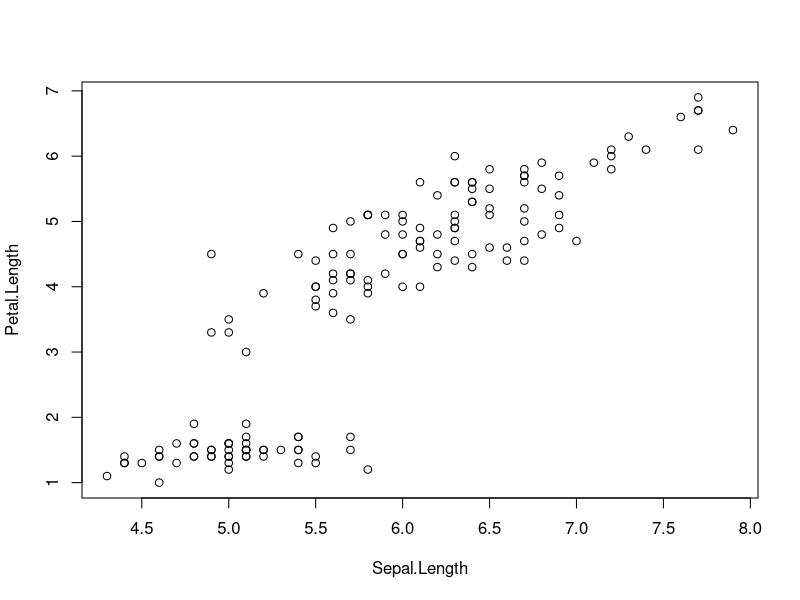
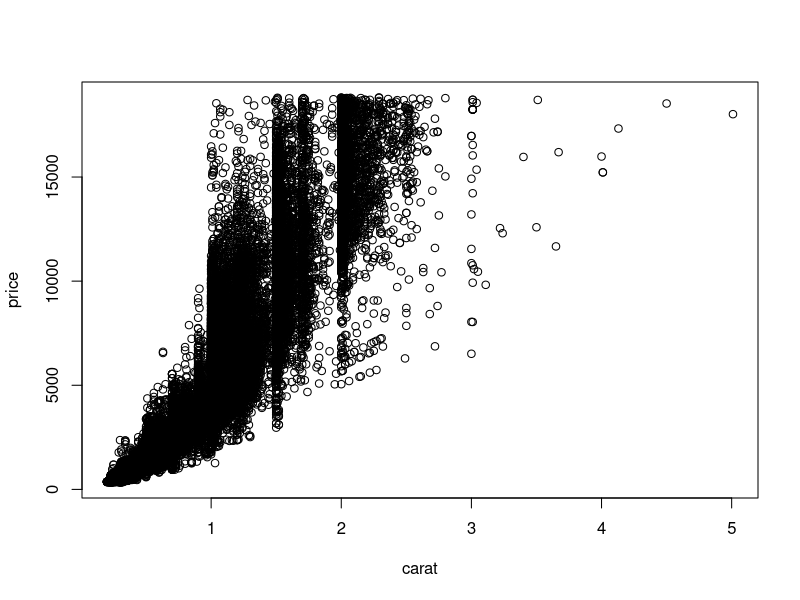
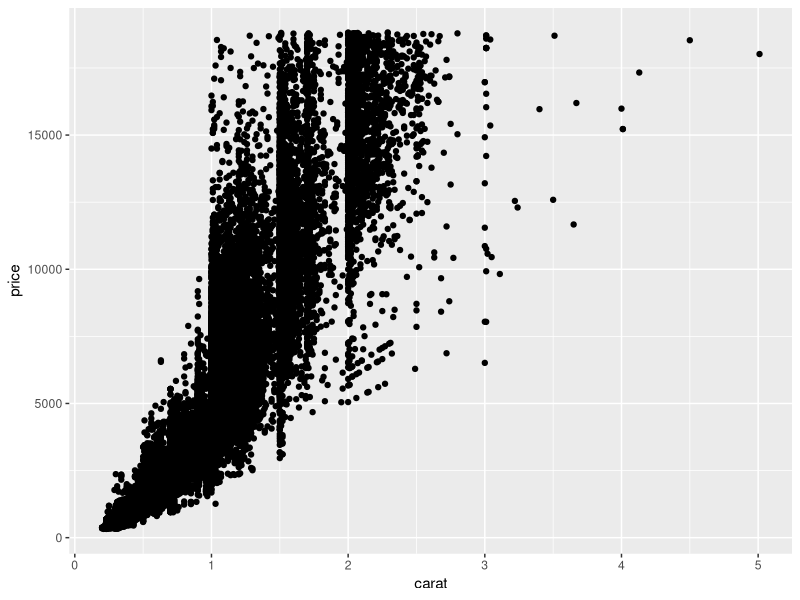
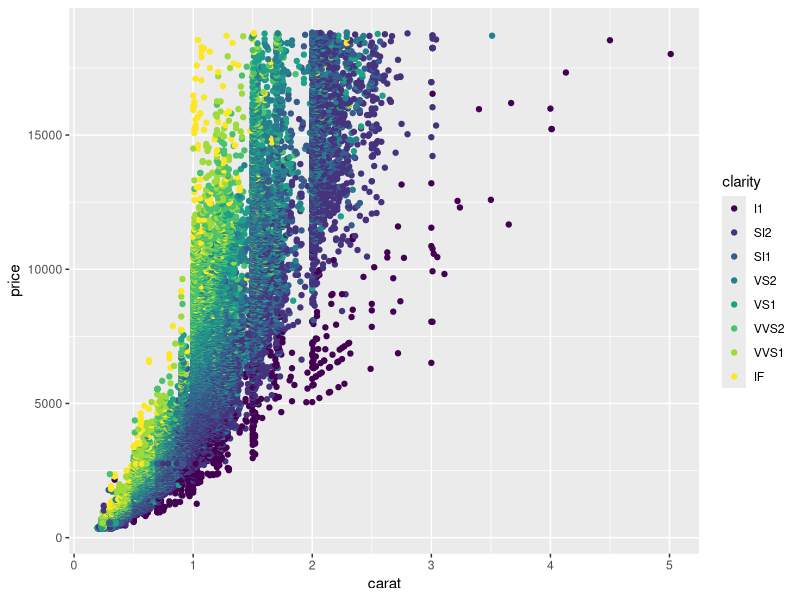
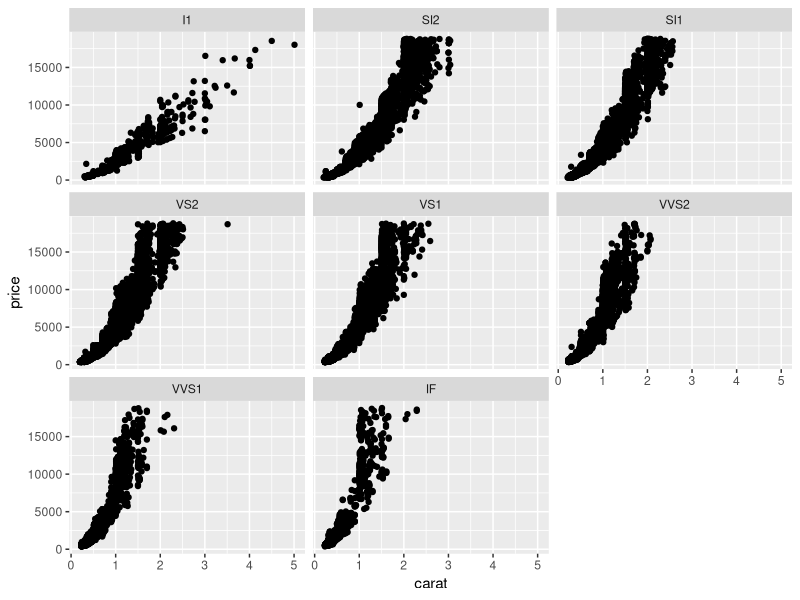
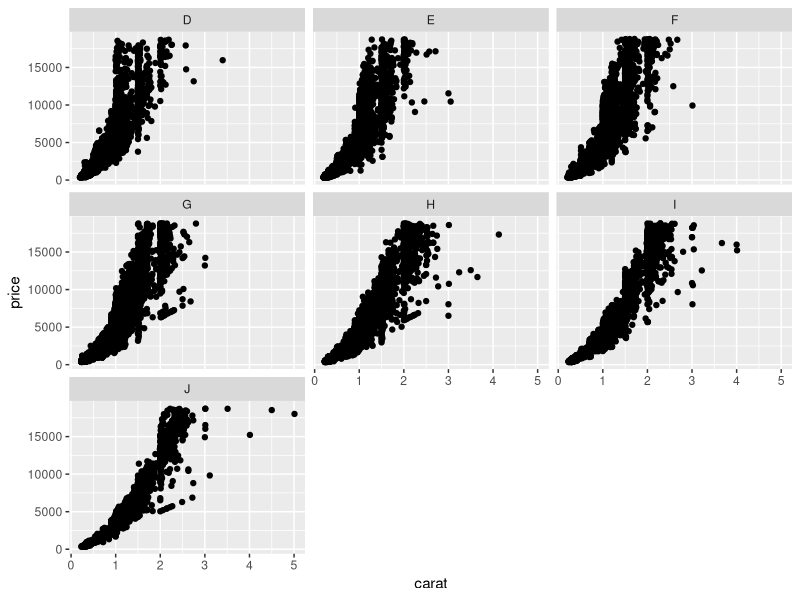
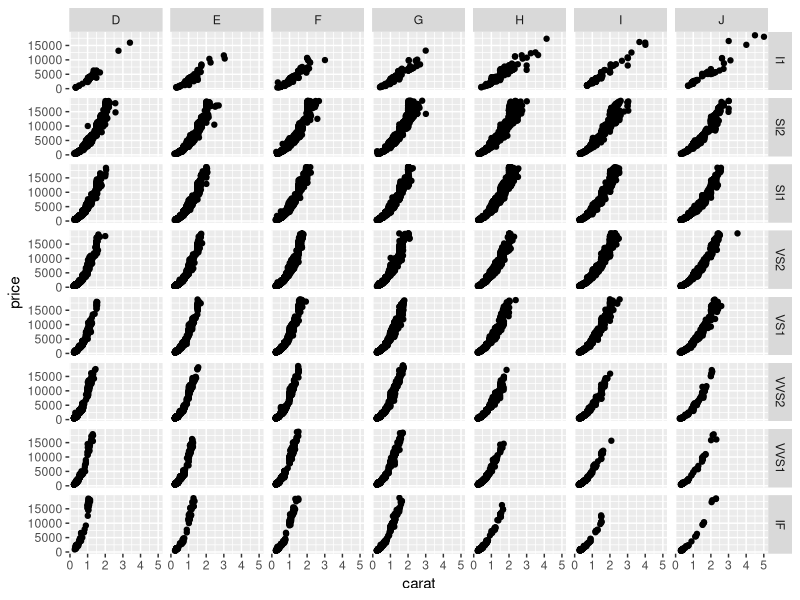
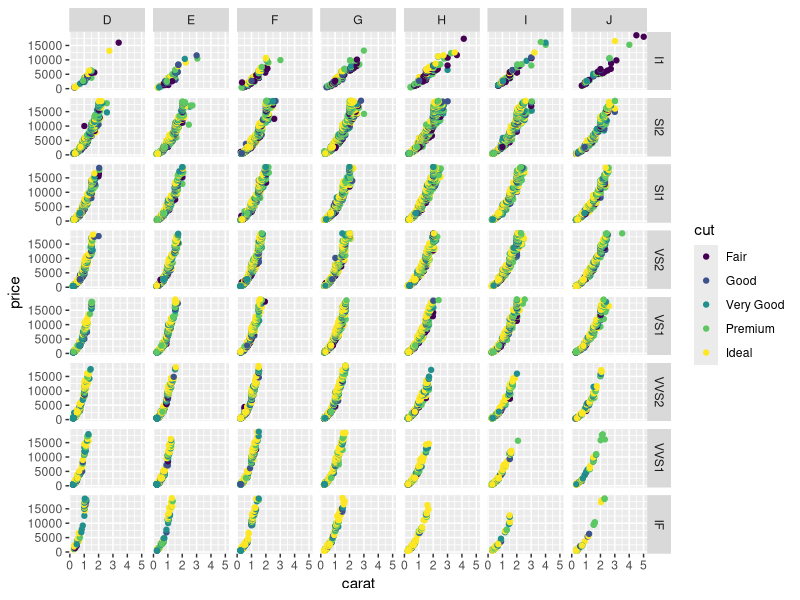

Generate these figures, in order, with R:
## ---- chunk 1
library(knitr)
# opts_chunk$set(results="hide", fig.show="hide", fig.keep="none")
opts_chunk$set(message=FALSE)
## ---- chunk 2
# Load some data and look at the first few lines
data(iris)
head(iris)

# Make a basic scatter plot
with(iris, plot(Sepal.Length, Petal.Length))
## ---- chunk 3
library(ggplot2)
## ---- chunk 4
data(diamonds)
head(diamonds)
str(diamonds)
## ---- chunk 5
with(diamonds, plot(carat, price))
## ---- chunk 6
qplot(carat, price, data = diamonds)
## ---- chunk 7
qplot(carat, price, data = diamonds, col = clarity)
## ---- chunk 8
qplot(carat, price, data = diamonds, facets = ~ clarity)
## ---- chunk 9
qplot(carat, price, data = diamonds, facets = ~ color)
## ---- chunk 10
qplot(carat, price, data = diamonds, facets = clarity ~ color)
## ---- chunk 11
qplot(carat, price, data = diamonds, facets = clarity ~ color, col = cut)
## ---- chunk 12
# Using the qplot convenience function:
# qplot(carat, price, data = diamonds)

# Using ggplot:
ggplot(diamonds, aes(carat, price)) + geom_point()
## ---- chunk 13
# Using the qplot convenience function:
# qplot(carat, price, data = diamonds, col = clarity) 
# Using ggplot:
ggplot(diamonds, aes(carat, price, col=clarity)) + geom_point()
## ---- chunk 14
# Using the qplot convenience function:  
# qplot(carat, price, data = diamonds, facets = clarity ~ color)   
# Using ggplot:
ggplot(diamonds, aes(carat, price)) + geom_point() + facet_grid(clarity ~ color)
## ---- chunk 15
ggplot(diamonds, aes(carat, price)) + geom_point(alpha=1/5)
## ---- chunk 16
ggplot(diamonds, aes(carat, price)) + geom_hex()
## ---- chunk 17
ggplot(diamonds, aes(carat, price)) + stat_density2d()
## ---- chunk 18
ggplot(iris, aes(Species, Sepal.Length)) + geom_point()
## ---- chunk 19
ggplot(iris, aes(Species, Sepal.Length)) + geom_jitter()
ggplot(iris, aes(Species, Sepal.Length)) + geom_jitter(aes(shape=Species), size=3)
ggplot(iris, aes(Species, Sepal.Length)) + geom_jitter(aes(shape=Species, colour=Species), size=3)
## ---- chunk 20
ggplot(iris, aes(Species, Sepal.Length)) + geom_boxplot()
## ---- chunk 21
ggplot(iris, aes(Species, Sepal.Length)) + geom_violin()
## ---- chunk 22
ggplot(iris, aes(Species, Sepal.Length)) + geom_violin(alpha=.5) + geom_jitter(aes(shape=Species, colour=Species), size=3)
## ---- chunk 23
ggplot(iris, aes(Sepal.Width, Sepal.Length, color=Species)) + geom_point() + geom_smooth()
## ---- chunk 24
ggplot(iris, aes(Sepal.Width, Sepal.Length, color=Species)) + geom_point() + geom_smooth(method="lm")
## ---- chunk 25
ggplot(iris, aes(Sepal.Width, Sepal.Length, color=Species)) + geom_point() + facet_wrap(~Species) + geom_smooth(method="lm")
## ---- chunk 26
library(plyr)
str(baseball)
head(baseball)
## ---- chunk 27
ggplot(baseball, aes(year, hr)) + geom_point()
## ---- chunk 28
ggplot(baseball, aes(year, hr)) + stat_summary(fun.y=mean, geom="line")
## ---- chunk 29
mystats <- function(x) {
  data.frame(ymin=mean(x)-sd(x), ymax=mean(x)+sd(x))
}
ggplot(baseball, aes(year, hr)) + stat_summary(fun.y=mean, geom="line") + stat_summary(fun.data="mystats", geom="ribbon", alpha=.2, fill="steelblue")
## ---- chunk 30
ggplot(diamonds, aes(price)) + geom_histogram(binwidth=200)
## ---- chunk 31
ggplot(diamonds, aes(price, fill=clarity)) + geom_histogram(position="fill", binwidth=200)
## ---- chunk 32
ggplot(diamonds, aes(cut, price)) + geom_boxplot(aes(fill=color)) + scale_y_log10()
## ---- chunk 33
g <- ggplot(diamonds, aes(depth, fill=cut)) 
g <- g + geom_density(alpha=1/4) 
g <- g + xlim(55, 70)
g <- g + ggtitle("Table Depths by Cut Quality")
g <- g + xlab("Table Depth") + ylab("Density")
g
